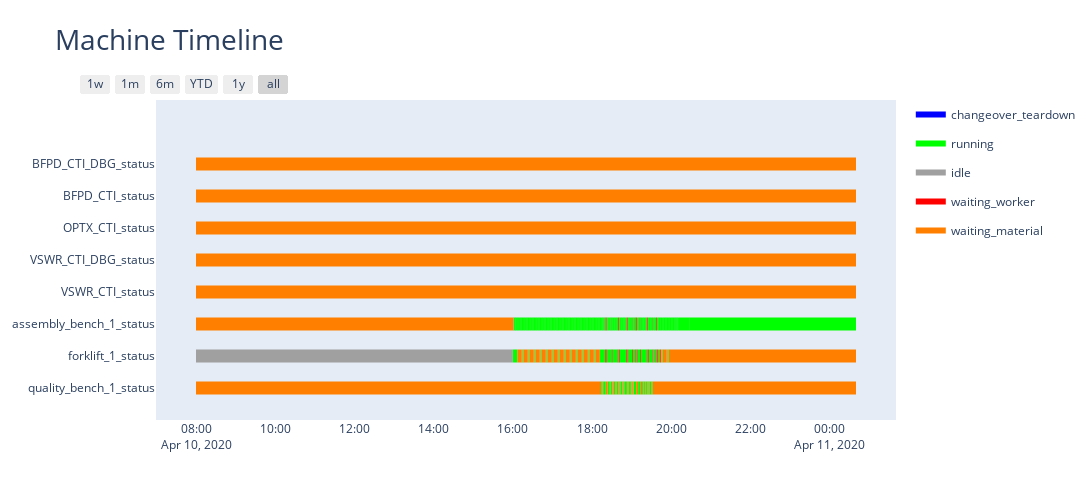

Notebook code cell kept with this figure:
### Code cell
output_viewer.plot_machine_timeline(machine_df=machine_df)

### Figure 1 — Plotly figure (JSON) as saved in the notebook; plotly's stock layout.template omitted (floating-point values rounded to 4 significant figures; data arrays with more than 128 entries replaced by an {"elided": "..."} marker saying what was removed)
{"data": [{"fill": "toself", "fillcolor": "rgb(0, 0, 255)", "hoverinfo": "name", "legendgroup": "rgb(0, 0, 255)", "mode": "none", "name": "changeover_teardown", "type": "scatter", "x": {"elided": "899 str values"}, "y": {"elided": "899 float values"}}, {"fill": "toself", "fillcolor": "rgb(0, 255, 0)", "hoverinfo": "name", "legendgroup": "rgb(0, 255, 0)", "mode": "none", "name": "running", "type": "scatter", "x": {"elided": "2049 str values"}, "y": {"elided": "2049 float values"}}, {"fill": "toself", "fillcolor": "rgb(160, 160, 160)", "hoverinfo": "name", "legendgroup": "rgb(160, 160, 160)", "mode": "none", "name": "idle", "type": "scatter", "x": ["2020-04-10T08:00:00", "2020-04-10T16:00:00", "2020-04-10T16:00:00", "2020-04-10T08:00:00"], "y": [0.8, 0.8, 1.2, 1.2]}, {"fill": "toself", "fillcolor": "rgb(255, 0, 0)", "hoverinfo": "name", "legendgroup": "rgb(255, 0, 0)", "mode": "none", "name": "waiting_worker", "type": "scatter", "x": {"elided": "164 str values"}, "y": {"elided": "164 float values"}}, {"fill": "toself", "fillcolor": "rgb(255, 128, 0)", "hoverinfo": "name", "legendgroup": "rgb(255, 128, 0)", "mode": "none", "name": "waiting_material", "type": "scatter", "x": {"elided": "304 str values"}, "y": {"elided": "304 float values"}}, {"legendgroup": "rgb(0, 0, 255)", "marker": {"color": "rgb(0, 0, 255)", "opacity": 0, "size": 1}, "mode": "markers", "name": "", "showlegend": false, "text": {"elided": "360 null values"}, "type": "scatter", "x": {"elided": "360 str values"}, "y": {"elided": "360 int values"}}, {"legendgroup": "rgb(0, 255, 0)", "marker": {"color": "rgb(0, 255, 0)", "opacity": 0, "size": 1}, "mode": "markers", "name": "", "showlegend": false, "text": {"elided": "820 null values"}, "type": "scatter", "x": {"elided": "820 str values"}, "y": {"elided": "820 int values"}}, {"legendgroup": "rgb(160, 160, 160)", "marker": {"color": "rgb(160, 160, 160)", "opacity": 0, "size": 1}, "mode": "markers", "name": "", "showlegend": false, "text": [null, null], "type": "scatter", "x": ["2020-04-10T08:00:00", "2020-04-10T16:00:00"], "y": [1, 1]}, {"legendgroup": "rgb(255, 0, 0)", "marker": {"color": "rgb(255, 0, 0)", "opacity": 0, "size": 1}, "mode": "markers", "name": "", "showlegend": false, "text": [null, null, null, null, null, null, null, null, null, null, null, null, null, null, null, null, null, null, null, null, null, null, null, null, null, null, null, null, null, null, null, null, null, null, null, null, null, null, null, null, null, null, null, null, null, null, null, null, null, null, null, null, null, null, null, null, null, null, null, null, null, null, null, null, null, null], "type": "scatter", "x": ["2020-04-10T18:19:32.400000", "2020-04-10T18:19:54.600000", "2020-04-10T18:20:54.600000", "2020-04-10T18:21:54.600000", "2020-04-10T18:29:45", "2020-04-10T18:29:54.600000", "2020-04-10T18:38:43.200000", "2020-04-10T18:38:54.600000", "2020-04-10T18:39:54.600000", "2020-04-10T18:40:54.600000", "2020-04-10T18:51:35.400000", "2020-04-10T18:51:54.600000", "2020-04-10T18:52:54.600000", "2020-04-10T18:53:54.600000", "2020-04-10T19:00:30.600000", "2020-04-10T19:00:54.600000", "2020-04-10T19:05:27.600000", "2020-04-10T19:05:54.600000", "2020-04-10T19:06:54.600000", "2020-04-10T19:07:54.600000", "2020-04-10T19:12:27.600000", "2020-04-10T19:12:54.600000", "2020-04-10T19:22:30.600000", "2020-04-10T19:22:54.600000", "2020-04-10T19:23:54.600000", "2020-04-10T19:24:54.600000", "2020-04-10T19:31:30.600000", "2020-04-10T19:31:54.600000", "2020-04-10T19:36:27.600000", "2020-04-10T19:36:30.600000", "2020-04-10T19:37:30.600000", "2020-04-10T19:38:30.600000", "2020-04-10T18:19:54.600000", "2020-04-10T18:20:54.600000", "2020-04-10T18:21:54.600000", "2020-04-10T18:22:54.600000", "2020-04-10T18:29:54.600000", "2020-04-10T18:30:54.600000", "2020-04-10T18:38:54.600000", "2020-04-10T18:39:54.600000", "2020-04-10T18:40:54.600000", "2020-04-10T18:41:54.600000", "2020-04-10T18:51:54.600000", "2020-04-10T18:52:54.600000", "2020-04-10T18:53:54.600000", "2020-04-10T18:54:54.600000", "2020-04-10T19:00:54.600000", "2020-04-10T19:01:54.600000", "2020-04-10T19:05:54.600000", "2020-04-10T19:06:54.600000", "2020-04-10T19:07:54.600000", "2020-04-10T19:08:54.600000", "2020-04-10T19:12:54.600000", "2020-04-10T19:13:54.600000", "2020-04-10T19:22:54.600000", "2020-04-10T19:23:54.600000", "2020-04-10T19:24:54.600000", "2020-04-10T19:25:54.600000", "2020-04-10T19:31:54.600000", "2020-04-10T19:32:54.600000", "2020-04-10T19:36:30.600000", "2020-04-10T19:37:30.600000", "2020-04-10T19:38:30.600000", "2020-04-10T19:39:30.600000", "2020-04-10T19:43:03.600000", "2020-04-10T19:44:03.600000"], "y": [2, 2, 2, 2, 2, 2, 2, 2, 2, 2, 2, 2, 2, 2, 2, 2, 2, 2, 2, 2, 2, 2, 2, 2, 2, 2, 2, 2, 2, 2, 2, 2, 1, 1, 1, 1, 1, 1, 1, 1, 1, 1, 1, 1, 1, 1, 1, 1, 1, 1, 1, 1, 1, 1, 1, 1, 1, 1, 1, 1, 1, 1, 1, 1, 1, 1]}, {"legendgroup": "rgb(255, 128, 0)", "marker": {"color": "rgb(255, 128, 0)", "opacity": 0, "size": 1}, "mode": "markers", "name": "", "showlegend": false, "text": [null, null, null, null, null, null, null, null, null, null, null, null, null, null, null, null, null, null, null, null, null, null, null, null, null, null, null, null, null, null, null, null, null, null, null, null, null, null, null, null, null, null, null, null, null, null, null, null, null, null, null, null, null, null, null, null, null, null, null, null, null, null, null, null, null, null, null, null, null, null, null, null, null, null, null, null, null, null, null, null, null, null, null, null, null, null, null, null, null, null, null, null, null, null, null, null, null, null, null, null, null, null, null, null, null, null, null, null, null, null, null, null, null, null, null, null, null, null, null, null, null, null], "type": "scatter", "x": ["2020-04-10T08:00:00", "2020-04-11T00:40:00", "2020-04-10T08:00:00", "2020-04-11T00:40:00", "2020-04-10T08:00:00", "2020-04-11T00:40:00", "2020-04-10T08:00:00", "2020-04-11T00:40:00", "2020-04-10T08:00:00", "2020-04-11T00:40:00", "2020-04-10T08:00:00", "2020-04-10T16:01:00", "2020-04-10T16:07:00", "2020-04-10T16:13:36.600000", "2020-04-10T16:14:36.600000", "2020-04-10T16:15:39.600000", "2020-04-10T16:16:39.600000", "2020-04-10T16:22:42.600000", "2020-04-10T16:23:42.600000", "2020-04-10T16:24:45.600000", "2020-04-10T16:25:45.600000", "2020-04-10T16:31:48.600000", "2020-04-10T16:32:48.600000", "2020-04-10T16:33:51.600000", "2020-04-10T16:34:51.600000", "2020-04-10T16:40:54.600000", "2020-04-10T16:41:54.600000", "2020-04-10T16:42:57.600000", "2020-04-10T16:43:57.600000", "2020-04-10T16:50:00.600000", "2020-04-10T16:51:00.600000", "2020-04-10T16:52:03.600000", "2020-04-10T16:53:03.600000", "2020-04-10T16:59:06.600000", "2020-04-10T17:00:06.600000", "2020-04-10T17:01:09.600000", "2020-04-10T17:02:09.600000", "2020-04-10T17:08:12.600000", "2020-04-10T17:09:12.600000", "2020-04-10T17:10:15.600000", "2020-04-10T17:11:15.600000", "2020-04-10T17:17:18.600000", "2020-04-10T17:18:18.600000", "2020-04-10T17:19:21.600000", "2020-04-10T17:20:21.600000", "2020-04-10T17:26:24.600000", "2020-04-10T17:27:24.600000", "2020-04-10T17:28:27.600000", "2020-04-10T17:29:27.600000", "2020-04-10T17:35:30.600000", "2020-04-10T17:36:30.600000", "2020-04-10T17:37:33.600000", "2020-04-10T17:38:33.600000", "2020-04-10T17:44:36.600000", "2020-04-10T17:45:36.600000", "2020-04-10T17:46:39.600000", "2020-04-10T17:47:39.600000", "2020-04-10T17:53:42.600000", "2020-04-10T17:54:42.600000", "2020-04-10T17:55:45.600000", "2020-04-10T17:56:45.600000", "2020-04-10T18:02:48.600000", "2020-04-10T18:03:48.600000", "2020-04-10T18:04:51.600000", "2020-04-10T18:05:51.600000", "2020-04-10T18:11:54.600000", "2020-04-10T19:41:30.600000", "2020-04-10T19:43:03.600000", "2020-04-10T19:45:03.600000", "2020-04-10T19:46:06.600000", "2020-04-10T19:47:06.600000", "2020-04-10T19:53:09.600000", "2020-04-10T19:54:09.600000", "2020-04-10T19:55:12.600000", "2020-04-10T19:56:12.600000", "2020-04-11T00:40:00", "2020-04-10T08:00:00", "2020-04-10T18:13:54.600000", "2020-04-10T18:15:54.600000", "2020-04-10T18:16:54.600000", "2020-04-10T18:20:54.600000", "2020-04-10T18:23:54.600000", "2020-04-10T18:26:54.600000", "2020-04-10T18:27:54.600000", "2020-04-10T18:30:54.600000", "2020-04-10T18:32:54.600000", "2020-04-10T18:34:54.600000", "2020-04-10T18:35:54.600000", "2020-04-10T18:36:54.600000", "2020-04-10T18:37:54.600000", "2020-04-10T18:39:54.600000", "2020-04-10T18:40:54.600000", "2020-04-10T18:41:54.600000", "2020-04-10T18:42:54.600000", "2020-04-10T18:45:54.600000", "2020-04-10T18:46:54.600000", "2020-04-10T18:47:54.600000", "2020-04-10T18:48:54.600000", "2020-04-10T18:52:54.600000", "2020-04-10T18:53:54.600000", "2020-04-10T18:54:54.600000", "2020-04-10T18:55:54.600000", "2020-04-10T18:58:54.600000", "2020-04-10T18:59:54.600000", "2020-04-10T19:00:54.600000", "2020-04-10T19:02:54.600000", "2020-04-10T19:06:54.600000", "2020-04-10T19:09:54.600000", "2020-04-10T19:13:54.600000", "2020-04-10T19:15:54.600000", "2020-04-10T19:17:54.600000", "2020-04-10T19:18:54.600000", "2020-04-10T19:20:54.600000", "2020-04-10T19:21:54.600000", "2020-04-10T19:23:54.600000", "2020-04-10T19:24:54.600000", "2020-04-10T19:25:54.600000", "2020-04-10T19:26:54.600000", "2020-04-10T19:29:54.600000", "2020-04-10T19:30:54.600000", "2020-04-10T19:31:54.600000", "2020-04-11T00:40:00"], "y": [7, 7, 6, 6, 5, 5, 4, 4, 3, 3, 2, 2, 1, 1, 1, 1, 1, 1, 1, 1, 1, 1, 1, 1, 1, 1, 1, 1, 1, 1, 1, 1, 1, 1, 1, 1, 1, 1, 1, 1, 1, 1, 1, 1, 1, 1, 1, 1, 1, 1, 1, 1, 1, 1, 1, 1, 1, 1, 1, 1, 1, 1, 1, 1, 1, 1, 1, 1, 1, 1, 1, 1, 1, 1, 1, 1, 0, 0, 0, 0, 0, 0, 0, 0, 0, 0, 0, 0, 0, 0, 0, 0, 0, 0, 0, 0, 0, 0, 0, 0, 0, 0, 0, 0, 0, 0, 0, 0, 0, 0, 0, 0, 0, 0, 0, 0, 0, 0, 0, 0, 0, 0]}], "layout": {"height": 500, "hovermode": "closest", "showlegend": true, "title": {"font": {"size": 28}, "text": "Machine Timeline"}, "width": 1200, "xaxis": {"rangeselector": {"buttons": [{"count": 7, "label": "1w", "step": "day", "stepmode": "backward"}, {"count": 1, "label": "1m", "step": "month", "stepmode": "backward"}, {"count": 6, "label": "6m", "step": "month", "stepmode": "backward"}, {"count": 1, "label": "YTD", "step": "year", "stepmode": "todate"}, {"count": 1, "label": "1y", "step": "year", "stepmode": "backward"}, {"step": "all"}]}, "showgrid": false, "type": "date", "zeroline": false}, "yaxis": {"autorange": false, "range": [-1, 9], "showgrid": false, "ticktext": ["quality_bench_1_status", "forklift_1_status", "assembly_bench_1_status", "VSWR_CTI_status", "VSWR_CTI_DBG_status", "OPTX_CTI_status", "BFPD_CTI_status", "BFPD_CTI_DBG_status"], "tickvals": [0, 1, 2, 3, 4, 5, 6, 7], "zeroline": false}}}
